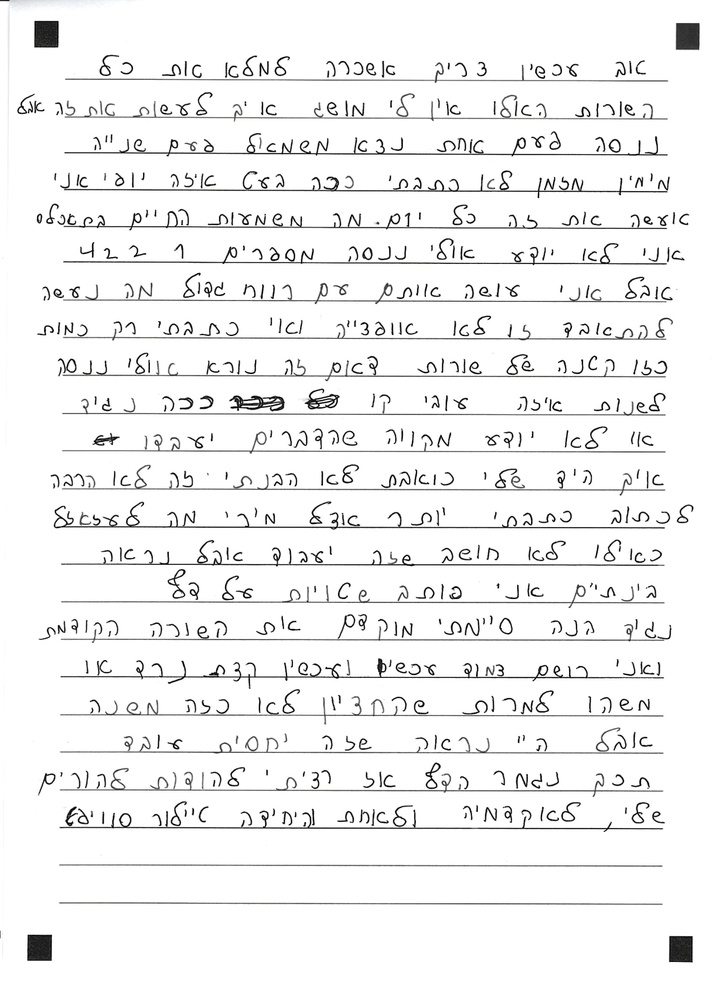
#> input picture whole image/WhatsApp Image 2026-04-13 at 12.40.53.jpeg, 716 x 986 px, shrunk from 1486 x 2048 before the run
$ python -i extract_stroke.py   (imports and definitions only)
#> lines starting #> are read from the running program, lines starting #| are printed output that depends on the picture; after the words box and inside, x2 and y2 are one past the last pixel; in counts of white or black regions, pixels touching at a corner belong together
#> further down, picture is the input picture: shape (986, 716, 3); mean B, G, R 241.3, 241.3, 241.3
import cv2
import numpy as np
import pandas as pd
from pathlib import Path
import argparse

def remove_printed_text_and_lines(img: np.ndarray) -> np.ndarray:
    # Preprocesses image to remove horizontal ruled lines and noise, isolating handwriting
    if len(img.shape) == 3:
        gray = cv2.cvtColor(img, cv2.COLOR_BGR2GRAY)
    else:
        gray = img

    # Create binary inverse (white text on black background)
    _, binary = cv2.threshold(gray, 127, 255, cv2.THRESH_BINARY_INV)
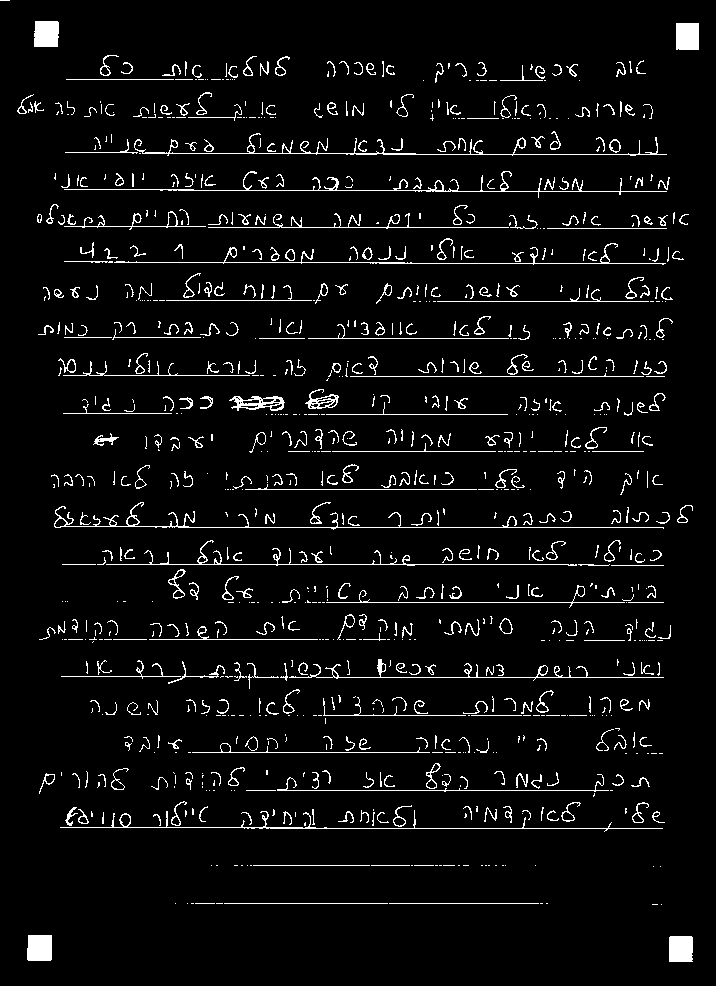
#> binary: shape (986, 716); 5% white in thin lines or dots
    height, width = img.shape[:2]
#> height = 986; width = 716

    # Detect and remove horizontal lines using Hough Transform
    lines_mask = np.zeros_like(binary)
    lines = cv2.HoughLinesP(binary, 1, np.pi/180, threshold=100, minLineLength=width*0.3, maxLineGap=10)
#> lines = 26 rows, first 6: [62, 564, 593, 564], [155, 527, 663, 527], [271, 602, 663, 602], [244, 828, 662, 828], [200, 677, 663, 677], [246, 790, 612, 790]
    if lines is not None:
        for line in lines:
            x1, y1, x2, y2 = line[0]
            # Draw thick lines over detected ruled lines to mask them
            cv2.line(lines_mask, (x1, y1), (x2, y2), 255, 8)
#> this loop made 26 passes
#> (x1, y1, x2, y2) on passes 1 to 12: (62, 564, 593, 564), (155, 527, 663, 527), (271, 602, 663, 602), (244, 828, 662, 828), (200, 677, 663, 677), (246, 790, 612, 790), (187, 903, 547, 903), (288, 451, 643, 451), (62, 639, 415, 639), (208, 227, 535, 227), (346, 154, 666, 154), (370, 263, 665, 263)
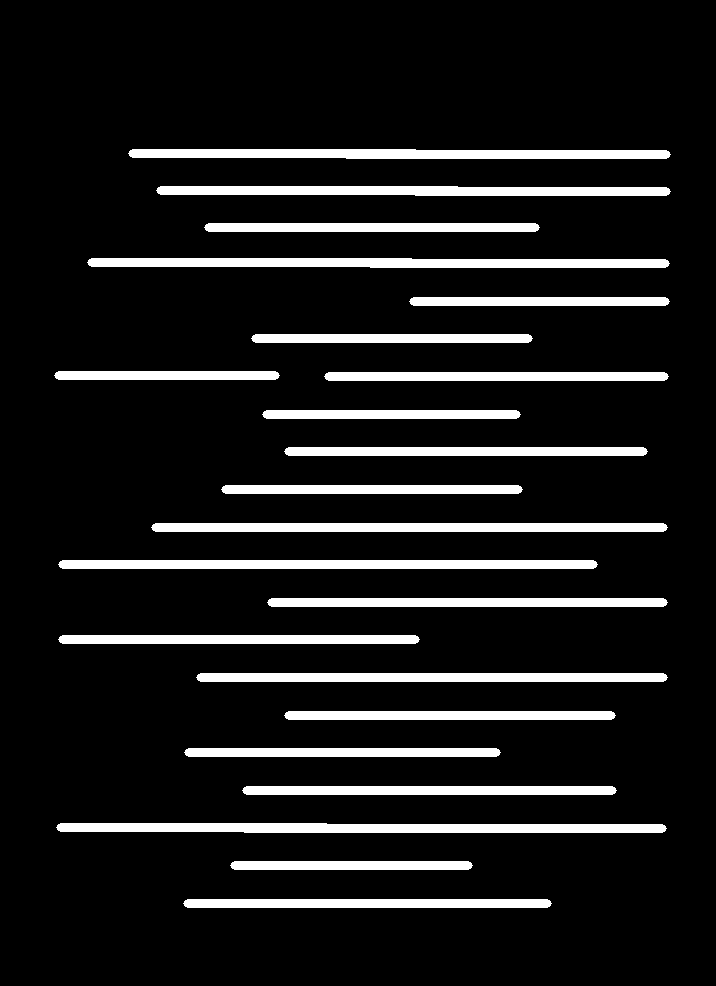
#> lines_mask: shape (986, 716); 10.8% white; 22 white regions, largest, box (x1, y1, x2, y2) and area: (56, 823, 667, 833) 5550, (87, 258, 670, 268) 5257, (128, 149, 671, 159) 4925

    # Subtract lines from the binary image
    binary_no_lines = cv2.bitwise_and(binary, cv2.bitwise_not(lines_mask))
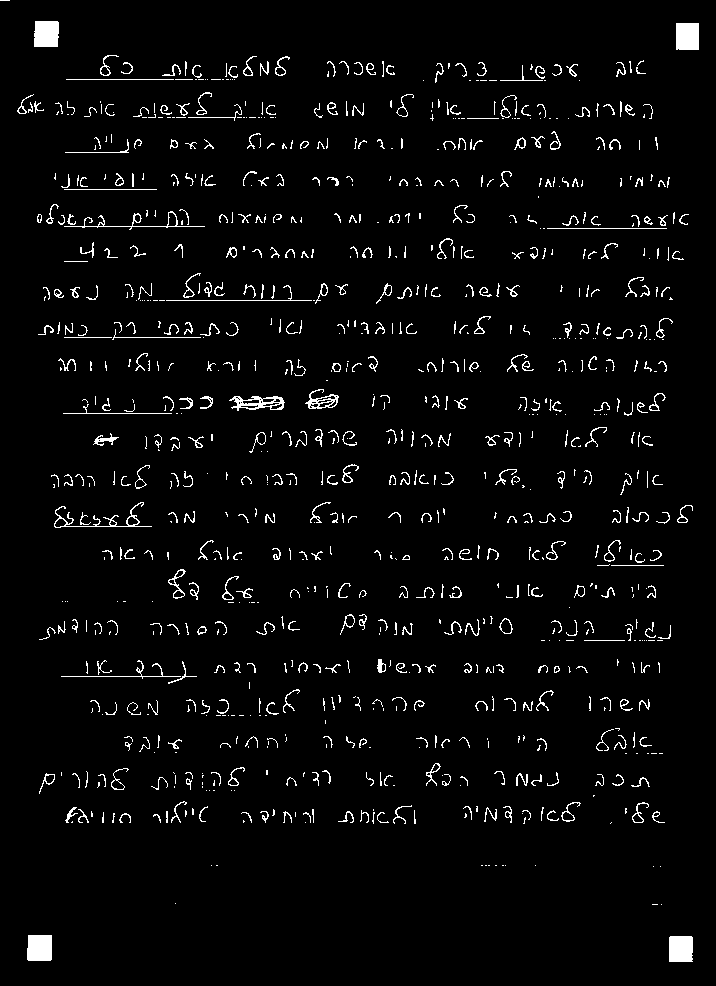
#> binary_no_lines: shape (986, 716); 3.5% white in thin lines or dots

    # Filter out noise and irrelevant regions using Connected Components
    num_labels, labels, stats, _ = cv2.connectedComponentsWithStats(binary_no_lines, connectivity=8)
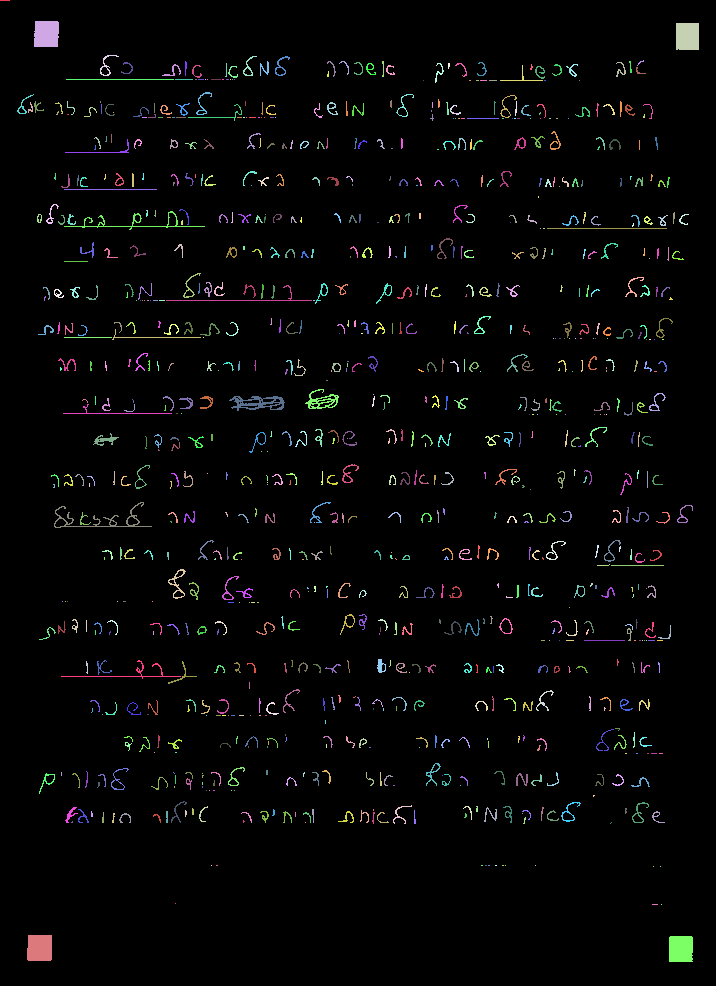
#> labels: shape (986, 716) int32; 948 distinct labels, from 0 to 947; one colour per label, 0 black
#> num_labels = 948; stats = 948 rows, first 6: [0, 0, 716, 986, 681382], [0, 0, 10, 1, 10], [34, 21, 25, 26, 626], [676, 23, 23, 27, 620], [100, 55, 19, 21, 77], [243, 56, 14, 20, 63]
    handwriting_mask = np.zeros_like(binary_no_lines)

    for i in range(1, num_labels):
        x, y, w, h, area = stats[i]
        # Define regions to ignore (header, footer) and noise threshold
        is_bottom_region = (y + h) > height * 0.85
        is_top_region = y < height * 0.1
        is_too_small = area < 15

        # Keep only valid handwriting components
        if not (is_bottom_region or is_top_region or is_too_small):
            handwriting_mask[labels == i] = 255
#> this loop made 947 passes
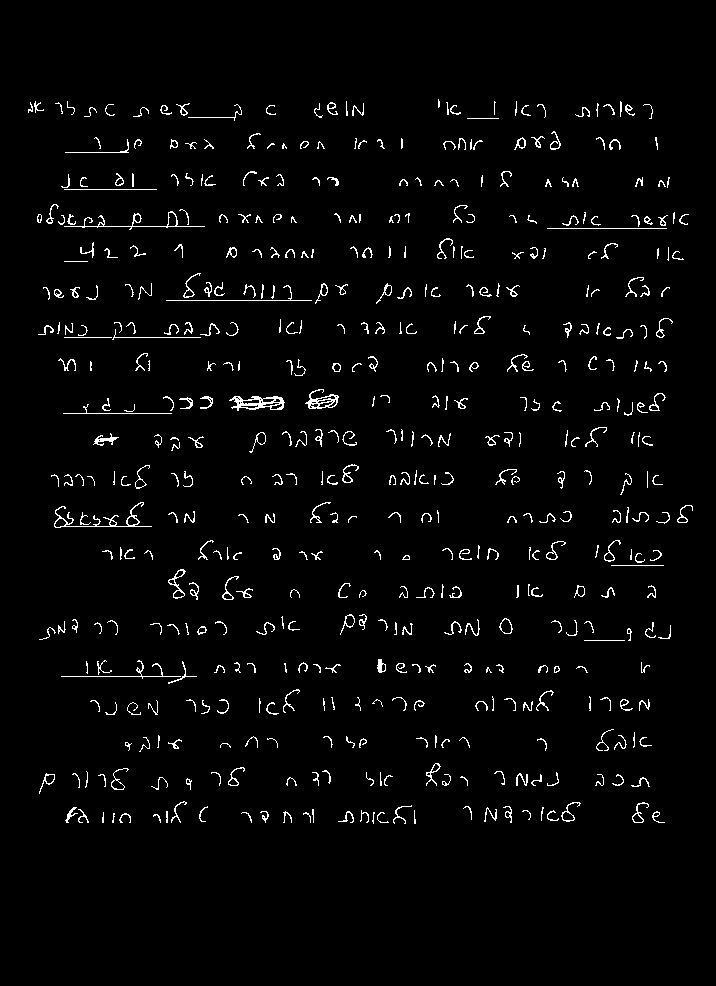
#> handwriting_mask: shape (986, 716); 2.6% white in thin lines or dots, all inside (x1, y1, x2, y2) = (28, 99, 693, 824)

    # Invert back to normal (black text on white background)
    result = cv2.bitwise_not(handwriting_mask)
    return result

def calculate_stroke_thickness_pure(img: np.ndarray) -> float:
    # Calculates average stroke thickness using Distance Transform
    handwriting_only = remove_printed_text_and_lines(img)

    if len(handwriting_only.shape) == 3:
        gray = cv2.cvtColor(handwriting_only, cv2.COLOR_BGR2GRAY)
    else:
        gray = handwriting_only

    # Binary thresholding
    _, binary = cv2.threshold(gray, 127, 255, cv2.THRESH_BINARY)
    inverted = cv2.bitwise_not(binary)

    # Distance Transform: calculates distance of each pixel to the nearest zero pixel (background)
    # This effectively measures the "skeleton" width at every point
    dist_transform = cv2.distanceTransform(inverted, cv2.DIST_L2, 5)
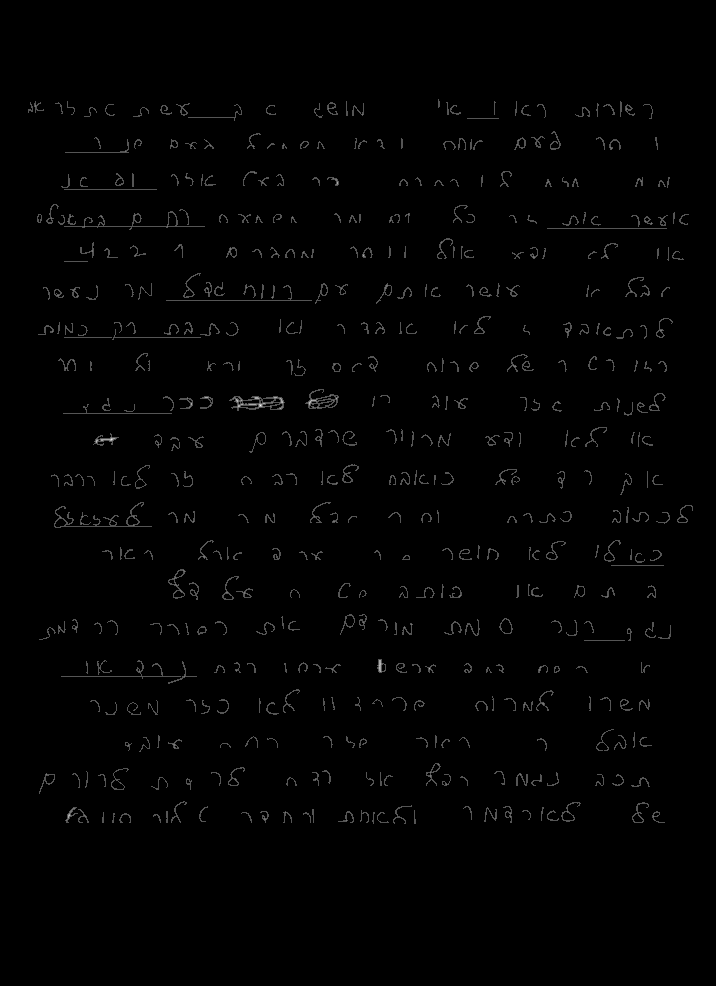
#> dist_transform: shape (986, 716) float32; min 0, max 3, mean 0.0266; drawn with min black and max white
    text_distances = dist_transform[dist_transform > 0]

    # Calculate ratio of handwriting pixels to total area
    total_pixels = inverted.shape[0] * inverted.shape[1]
    handwriting_ratio = len(text_distances) / total_pixels if total_pixels > 0 else 0

    # Safety check: If page is empty or has too little content, try raw image or return 0
    MINIMUM_CONTENT_THRESHOLD = 0.003
    if len(text_distances) == 0 or handwriting_ratio < MINIMUM_CONTENT_THRESHOLD:
        if len(img.shape) == 3:
            gray_raw = cv2.cvtColor(img, cv2.COLOR_BGR2GRAY)
        else:
            gray_raw = img

        _, binary_raw = cv2.threshold(gray_raw, 127, 255, cv2.THRESH_BINARY)
        inverted_raw = cv2.bitwise_not(binary_raw)

        dist_transform_raw = cv2.distanceTransform(inverted_raw, cv2.DIST_L2, 5)
        text_distances = dist_transform_raw[dist_transform_raw > 0]

        if len(text_distances) == 0:
            return 0.0

    # Mean distance is the radius, so multiply by 2 for diameter (thickness)
    avg_thickness = np.mean(text_distances) * 2

    return avg_thickness

# [107 lines left out: functions process_images_for_stroke_thickness, main, not called in this run]

# [2 lines not run here, left out]

>>> import cv2
>>> picture = cv2.imread('../whole image/WhatsApp Image 2026-04-13 at 12.40.53.jpeg')
>>> result = calculate_stroke_thickness_pure(picture)
